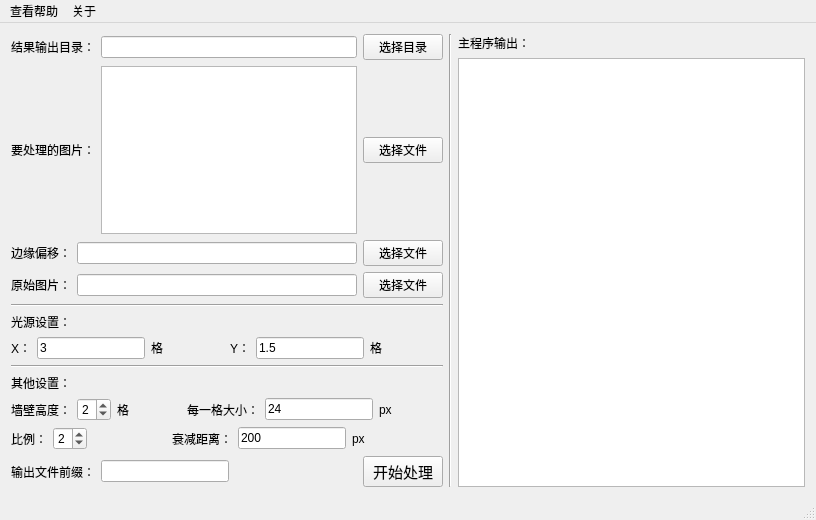
<?xml version="1.0" encoding="UTF-8"?>
<ui version="4.0">
 <class>Shadow</class>
 <widget class="QMainWindow" name="Shadow">
  <property name="geometry">
   <rect>
    <x>0</x>
    <y>0</y>
    <width>816</width>
    <height>520</height>
   </rect>
  </property>
  <property name="cursor">
   <cursorShape>ArrowCursor</cursorShape>
  </property>
  <property name="windowTitle">
   <string>Shadow</string>
  </property>
  <property name="windowIcon">
   <iconset resource="shadow.qrc">
    <normaloff>:/new/prefix1/images/icon.png</normaloff>:/new/prefix1/images/icon.png</iconset>
  </property>
  <widget class="QWidget" name="centralWidget">
   <layout class="QHBoxLayout" name="horizontalLayout">
    <item>
     <layout class="QVBoxLayout" name="verticalLayout">
      <item>
       <layout class="QHBoxLayout" name="horizontalLayout_5">
        <item>
         <widget class="QLabel" name="label_4">
          <property name="text">
           <string>结果输出目录：</string>
          </property>
         </widget>
        </item>
        <item>
         <widget class="QLineEdit" name="outputDir"/>
        </item>
        <item>
         <widget class="QPushButton" name="btnOutputDir">
          <property name="text">
           <string>选择目录</string>
          </property>
         </widget>
        </item>
       </layout>
      </item>
      <item>
       <layout class="QHBoxLayout" name="horizontalLayout_4">
        <item>
         <widget class="QLabel" name="label_5">
          <property name="text">
           <string>要处理的图片：</string>
          </property>
         </widget>
        </item>
        <item>
         <widget class="QTextEdit" name="inputImg"/>
        </item>
        <item>
         <widget class="QPushButton" name="btnInputImg">
          <property name="text">
           <string>选择文件</string>
          </property>
         </widget>
        </item>
       </layout>
      </item>
      <item>
       <layout class="QHBoxLayout" name="horizontalLayout_10">
        <item>
         <widget class="QLabel" name="label_11">
          <property name="text">
           <string>边缘偏移：</string>
          </property>
         </widget>
        </item>
        <item>
         <widget class="QLineEdit" name="padding"/>
        </item>
        <item>
         <widget class="QPushButton" name="btnPadding">
          <property name="text">
           <string>选择文件</string>
          </property>
         </widget>
        </item>
       </layout>
      </item>
      <item>
       <layout class="QHBoxLayout" name="horizontalLayout_11">
        <item>
         <widget class="QLabel" name="label_18">
          <property name="text">
           <string>原始图片：</string>
          </property>
         </widget>
        </item>
        <item>
         <widget class="QLineEdit" name="oriFile"/>
        </item>
        <item>
         <widget class="QPushButton" name="btnOriFile">
          <property name="text">
           <string>选择文件</string>
          </property>
         </widget>
        </item>
       </layout>
      </item>
      <item>
       <widget class="Line" name="line">
        <property name="orientation">
         <enum>Qt::Horizontal</enum>
        </property>
       </widget>
      </item>
      <item>
       <layout class="QHBoxLayout" name="horizontalLayout_7">
        <item>
         <widget class="QLabel" name="label_6">
          <property name="text">
           <string>光源设置：</string>
          </property>
         </widget>
        </item>
       </layout>
      </item>
      <item>
       <layout class="QHBoxLayout" name="horizontalLayout_3">
        <item>
         <widget class="QLabel" name="label_3">
          <property name="text">
           <string>X：</string>
          </property>
         </widget>
        </item>
        <item>
         <widget class="QLineEdit" name="lightX">
          <property name="text">
           <string>3</string>
          </property>
         </widget>
        </item>
        <item>
         <widget class="QLabel" name="label_15">
          <property name="text">
           <string>格</string>
          </property>
         </widget>
        </item>
        <item>
         <spacer name="horizontalSpacer_6">
          <property name="orientation">
           <enum>Qt::Horizontal</enum>
          </property>
          <property name="sizeHint" stdset="0">
           <size>
            <width>40</width>
            <height>20</height>
           </size>
          </property>
         </spacer>
        </item>
        <item>
         <widget class="QLabel" name="label_2">
          <property name="text">
           <string>Y：</string>
          </property>
         </widget>
        </item>
        <item>
         <widget class="QLineEdit" name="lightY">
          <property name="text">
           <string>1.5</string>
          </property>
         </widget>
        </item>
        <item>
         <widget class="QLabel" name="label_16">
          <property name="text">
           <string>格</string>
          </property>
         </widget>
        </item>
        <item>
         <spacer name="horizontalSpacer_3">
          <property name="orientation">
           <enum>Qt::Horizontal</enum>
          </property>
          <property name="sizeHint" stdset="0">
           <size>
            <width>40</width>
            <height>20</height>
           </size>
          </property>
         </spacer>
        </item>
       </layout>
      </item>
      <item>
       <widget class="Line" name="line_2">
        <property name="orientation">
         <enum>Qt::Horizontal</enum>
        </property>
       </widget>
      </item>
      <item>
       <layout class="QHBoxLayout" name="horizontalLayout_6">
        <item>
         <widget class="QLabel" name="label_7">
          <property name="text">
           <string>其他设置：</string>
          </property>
         </widget>
        </item>
       </layout>
      </item>
      <item>
       <layout class="QHBoxLayout" name="horizontalLayout_9">
        <item>
         <widget class="QLabel" name="label_10">
          <property name="text">
           <string>墙壁高度：</string>
          </property>
         </widget>
        </item>
        <item>
         <widget class="QSpinBox" name="wall">
          <property name="maximum">
           <number>9</number>
          </property>
          <property name="value">
           <number>2</number>
          </property>
         </widget>
        </item>
        <item>
         <widget class="QLabel" name="label_19">
          <property name="text">
           <string>格</string>
          </property>
         </widget>
        </item>
        <item>
         <spacer name="horizontalSpacer_7">
          <property name="orientation">
           <enum>Qt::Horizontal</enum>
          </property>
          <property name="sizeHint" stdset="0">
           <size>
            <width>40</width>
            <height>20</height>
           </size>
          </property>
         </spacer>
        </item>
        <item>
         <widget class="QLabel" name="label_13">
          <property name="text">
           <string>每一格大小：</string>
          </property>
         </widget>
        </item>
        <item>
         <widget class="QLineEdit" name="scrollWidth">
          <property name="text">
           <string>24</string>
          </property>
         </widget>
        </item>
        <item>
         <widget class="QLabel" name="label_14">
          <property name="text">
           <string>px</string>
          </property>
         </widget>
        </item>
        <item>
         <spacer name="horizontalSpacer_5">
          <property name="orientation">
           <enum>Qt::Horizontal</enum>
          </property>
          <property name="sizeHint" stdset="0">
           <size>
            <width>40</width>
            <height>20</height>
           </size>
          </property>
         </spacer>
        </item>
       </layout>
      </item>
      <item>
       <layout class="QHBoxLayout" name="horizontalLayout_8">
        <item>
         <widget class="QLabel" name="label">
          <property name="whatsThis">
           <string>&lt;html&gt;&lt;head/&gt;&lt;body&gt;&lt;p&gt;&lt;br/&gt;&lt;/p&gt;&lt;/body&gt;&lt;/html&gt;</string>
          </property>
          <property name="text">
           <string>比例：</string>
          </property>
         </widget>
        </item>
        <item>
         <widget class="QSpinBox" name="scale">
          <property name="minimum">
           <number>1</number>
          </property>
          <property name="maximum">
           <number>9</number>
          </property>
          <property name="value">
           <number>2</number>
          </property>
         </widget>
        </item>
        <item>
         <spacer name="horizontalSpacer_4">
          <property name="orientation">
           <enum>Qt::Horizontal</enum>
          </property>
          <property name="sizeHint" stdset="0">
           <size>
            <width>40</width>
            <height>20</height>
           </size>
          </property>
         </spacer>
        </item>
        <item>
         <widget class="QLabel" name="label_8">
          <property name="text">
           <string>衰减距离：</string>
          </property>
         </widget>
        </item>
        <item>
         <widget class="QLineEdit" name="attenuator">
          <property name="text">
           <string>200</string>
          </property>
         </widget>
        </item>
        <item>
         <widget class="QLabel" name="label_9">
          <property name="text">
           <string>px</string>
          </property>
         </widget>
        </item>
        <item>
         <spacer name="horizontalSpacer_2">
          <property name="orientation">
           <enum>Qt::Horizontal</enum>
          </property>
          <property name="sizeHint" stdset="0">
           <size>
            <width>40</width>
            <height>20</height>
           </size>
          </property>
         </spacer>
        </item>
       </layout>
      </item>
      <item>
       <layout class="QHBoxLayout" name="horizontalLayout_2">
        <item>
         <widget class="QLabel" name="label_12">
          <property name="text">
           <string>输出文件前缀：</string>
          </property>
         </widget>
        </item>
        <item>
         <widget class="QLineEdit" name="outfilename"/>
        </item>
        <item>
         <spacer name="horizontalSpacer">
          <property name="orientation">
           <enum>Qt::Horizontal</enum>
          </property>
          <property name="sizeHint" stdset="0">
           <size>
            <width>40</width>
            <height>20</height>
           </size>
          </property>
         </spacer>
        </item>
        <item>
         <widget class="QPushButton" name="btnSubmit">
          <property name="font">
           <font>
            <pointsize>11</pointsize>
           </font>
          </property>
          <property name="styleSheet">
           <string notr="true"/>
          </property>
          <property name="text">
           <string>开始处理</string>
          </property>
          <property name="default">
           <bool>false</bool>
          </property>
          <property name="flat">
           <bool>false</bool>
          </property>
         </widget>
        </item>
       </layout>
      </item>
     </layout>
    </item>
    <item>
     <widget class="Line" name="line_3">
      <property name="orientation">
       <enum>Qt::Vertical</enum>
      </property>
     </widget>
    </item>
    <item>
     <layout class="QVBoxLayout" name="verticalLayout_2">
      <item>
       <widget class="QLabel" name="label_17">
        <property name="text">
         <string>主程序输出：</string>
        </property>
       </widget>
      </item>
      <item>
       <widget class="QTextEdit" name="coreOutput"/>
      </item>
     </layout>
    </item>
   </layout>
  </widget>
  <widget class="QStatusBar" name="statusBar"/>
  <widget class="QMenuBar" name="menuBar">
   <property name="geometry">
    <rect>
     <x>0</x>
     <y>0</y>
     <width>816</width>
     <height>22</height>
    </rect>
   </property>
   <widget class="QMenu" name="menu">
    <property name="title">
     <string>查看帮助</string>
    </property>
    <addaction name="GotoWeb"/>
    <addaction name="LocalFile"/>
   </widget>
   <widget class="QMenu" name="menu_2">
    <property name="title">
     <string>关于</string>
    </property>
    <addaction name="separator"/>
    <addaction name="actionAbout"/>
    <addaction name="actionAuthor_s_Blog"/>
   </widget>
   <addaction name="menu"/>
   <addaction name="menu_2"/>
  </widget>
  <action name="actionAbout">
   <property name="text">
    <string>About</string>
   </property>
  </action>
  <action name="actionAuthor_s_Blog">
   <property name="text">
    <string>View in Github</string>
   </property>
   <property name="toolTip">
    <string>View in Github</string>
   </property>
  </action>
  <action name="GotoWeb">
   <property name="text">
    <string>官网介绍</string>
   </property>
  </action>
  <action name="LocalFile">
   <property name="text">
    <string>本地文件</string>
   </property>
  </action>
 </widget>
 <layoutdefault spacing="6" margin="11"/>
 <resources>
  <include location="shadow.qrc"/>
 </resources>
 <connections/>
</ui>
